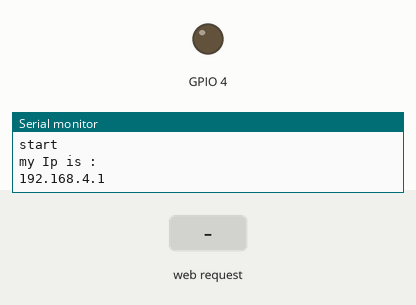
This sketch was run on a simulated ESP8266 (NodeMCU). Shown: output pins drawn as LEDs (lit = HIGH), the last lines printed to the serial monitor. The test bench sets the inputs (shaded band).

Above: at 2.2 s.
2.3 s: HTTP request GET /on received
At 3.0 s:
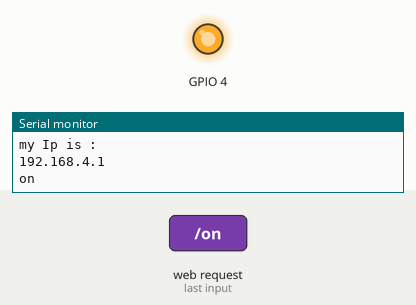
3.8 s: HTTP request GET /OFF received
At 4.1 s:
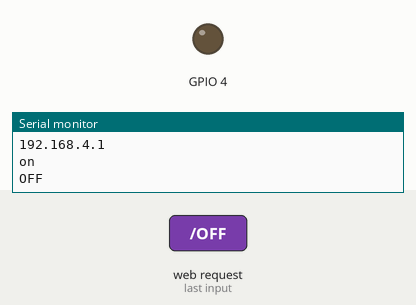
Timing chart, 0 to 6.8 s (numbered marks = the images above; inputs shaded):
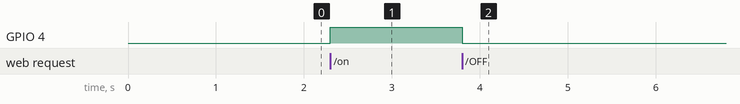

The sketch:

server_with_access_point.ino
```cpp
#include <ESP8266WiFi.h>

String  Request;
WiFiServer server(80);

void setup()
{
  Request = "";

Serial.begin(9600);
pinMode(4, OUTPUT);
  delay(1000);
  Serial.println("start");
  WiFi.softAP("faiz","12345678");
  Serial.println("my Ip is :");
  Serial.println((WiFi.softAPIP()));
  server.begin();

}


void loop()
{

    WiFiClient client = server.available();
    if (!client) { return; }
    while(!client.available()){  delay(1); }
    Request = (client.readStringUntil('\r'));
    client.println("HTTP/1.1 200 OK");
    client.println("Content-Type: text/html");
    client.println("");
    client.println("<!DOCTYPE HTML>");
    client.println("<html>");
    client.println((millis()/1000));
    client.println("</html>");

    delay(1);
    Request.remove(0, 5);
    Request.remove(Request.length()-9,9);
    if (Request == "on") {
      Serial.println("on");
      digitalWrite(4,HIGH);

    }
    if (Request == "OFF") {
      Serial.println("OFF");
      digitalWrite(4,LOW);

    }
    client.flush();

}
```

Measured:
- after the input at 2.3 s, GPIO 4: LOW → HIGH at once
- after the input at 3.8 s, GPIO 4: HIGH → LOW at once
